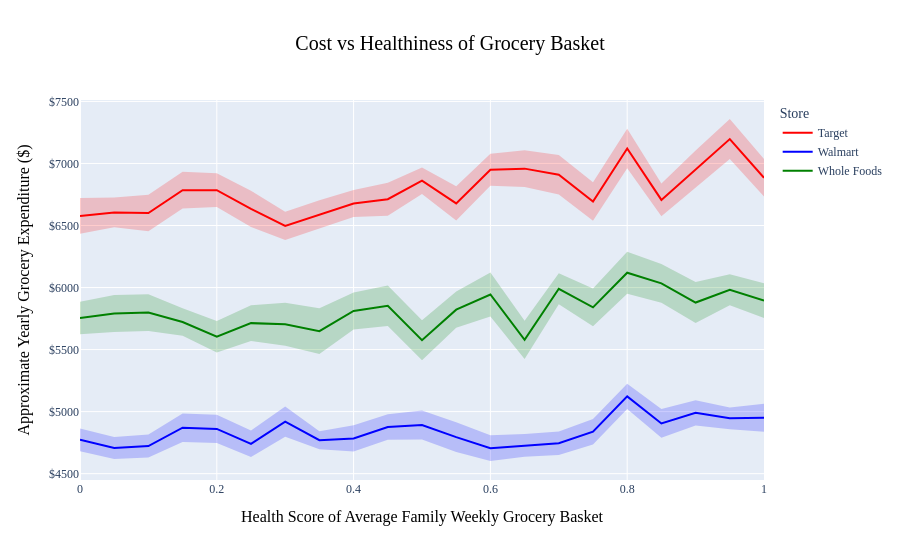

Write notebook code for a chart like this one.
### Code cell
import plotly.graph_objects as go
import numpy as np

fig = go.Figure()

def add_store_trace(data, store_name, color):
    x = np.array(data["health_score"])
    y = np.array(data["mean_cost"])
    se = np.array(data["se"])
    
    # Transparent SE area **added first**
    fig.add_trace(
        go.Scatter(
            x=np.concatenate([x, x[::-1]]),
            y=np.concatenate([y + se, (y - se)[::-1]]),
            fill="toself",
            fillcolor=f"rgba({color[0]},{color[1]},{color[2]},0.2)",  # 20% opacity
            line=dict(color="rgba(0,0,0,0)"),  # invisible border
            hoverinfo="skip",
            showlegend=False
        )
    )
    
    # Solid line **on top**
    fig.add_trace(
        go.Scatter(
            x=x,
            y=y,
            mode="lines",
            name=store_name,
            line=dict(color=f"rgb({color[0]},{color[1]},{color[2]})", width=2)
        )
    )

# RGB colors for clarity
add_store_trace(target, "Target", (255,0,0))     # Red
add_store_trace(walmart, "Walmart", (0,0,255))   # Blue
add_store_trace(wf, "Whole Foods", (0,128,0))   # Green

fig.update_layout(
    title=dict(
        text="Cost vs Healthiness of Grocery Basket",
        font=dict(family="Times New Roman", size=20, color="black"),
        x=0.5,
        xanchor="center"
    ),
    xaxis=dict(
        title=dict(
            text="Health Score of Average Family Weekly Grocery Basket",
            font=dict(family="Times New Roman Bold", size=16, color="black")
        ),
        tickfont=dict(family="Times New Roman")
    ),
    yaxis=dict(
        title=dict(
            text="Approximate Yearly Grocery Expenditure ($)",
            font=dict(family="Times New Roman Bold", size=16, color="black")
        ),
        tickprefix="$",
        tickfont=dict(family="Times New Roman")
    ),
    legend=dict(title="Store", font=dict(family="Times New Roman", size=12)),
    font=dict(family="Times New Roman")
)

fig.show()

### Figure 1 — Plotly figure (JSON) as saved in the notebook; plotly's stock layout.template omitted (floating-point values rounded to 4 significant figures)
{"data": [{"fill": "toself", "fillcolor": "rgba(255,0,0,0.2)", "hoverinfo": "skip", "line": {"color": "rgba(0,0,0,0)"}, "showlegend": false, "type": "scatter", "x": [0.0, 0.05, 0.1, 0.15, 0.2, 0.25, 0.3, 0.35, 0.4, 0.45, 0.5, 0.55, 0.6, 0.65, 0.7, 0.75, 0.8, 0.85, 0.9, 0.95, 1.0, 1.0, 0.95, 0.9, 0.85, 0.8, 0.75, 0.7, 0.65, 0.6, 0.55, 0.5, 0.45, 0.4, 0.35, 0.3, 0.25, 0.2, 0.15, 0.1, 0.05, 0.0], "y": [6721.0, 6726.0, 6748.0, 6933.0, 6921.0, 6780.0, 6611.0, 6703.0, 6787.0, 6844.0, 6968.0, 6816.0, 7078.0, 7107.0, 7067.0, 6849.0, 7280.0, 6839.0, 7104.0, 7358.0, 7036.0, 6733.0, 7035.0, 6803.0, 6574.0, 6961.0, 6538.0, 6750.0, 6810.0, 6821.0, 6540.0, 6754.0, 6579.0, 6568.0, 6477.0, 6384.0, 6489.0, 6648.0, 6637.0, 6454.0, 6485.0, 6434.0]}, {"line": {"color": "rgb(255,0,0)", "width": 2}, "mode": "lines", "name": "Target", "type": "scatter", "x": [0.0, 0.05, 0.1, 0.15, 0.2, 0.25, 0.3, 0.35, 0.4, 0.45, 0.5, 0.55, 0.6, 0.65, 0.7, 0.75, 0.8, 0.85, 0.9, 0.95, 1.0], "y": [6577.0, 6605.0, 6601.0, 6785.0, 6785.0, 6635.0, 6497.0, 6590.0, 6677.0, 6712.0, 6861.0, 6678.0, 6950.0, 6958.0, 6909.0, 6694.0, 7121.0, 6706.0, 6954.0, 7197.0, 6884.0]}, {"fill": "toself", "fillcolor": "rgba(0,0,255,0.2)", "hoverinfo": "skip", "line": {"color": "rgba(0,0,0,0)"}, "showlegend": false, "type": "scatter", "x": [0.0, 0.05, 0.1, 0.15, 0.2, 0.25, 0.3, 0.35, 0.4, 0.45, 0.5, 0.55, 0.6, 0.65, 0.7, 0.75, 0.8, 0.85, 0.9, 0.95, 1.0, 1.0, 0.95, 0.9, 0.85, 0.8, 0.75, 0.7, 0.65, 0.6, 0.55, 0.5, 0.45, 0.4, 0.35, 0.3, 0.25, 0.2, 0.15, 0.1, 0.05, 0.0], "y": [4864.0, 4795.0, 4815.0, 4985.0, 4975.0, 4847.0, 5041.0, 4843.0, 4889.0, 4979.0, 5009.0, 4914.0, 4809.0, 4819.0, 4840.0, 4941.0, 5225.0, 5021.0, 5092.0, 5033.0, 5063.0, 4838.0, 4859.0, 4889.0, 4789.0, 5021.0, 4735.0, 4651.0, 4636.0, 4602.0, 4675.0, 4775.0, 4773.0, 4678.0, 4697.0, 4798.0, 4634.0, 4747.0, 4755.0, 4630.0, 4617.0, 4682.0]}, {"line": {"color": "rgb(0,0,255)", "width": 2}, "mode": "lines", "name": "Walmart", "type": "scatter", "x": [0.0, 0.05, 0.1, 0.15, 0.2, 0.25, 0.3, 0.35, 0.4, 0.45, 0.5, 0.55, 0.6, 0.65, 0.7, 0.75, 0.8, 0.85, 0.9, 0.95, 1.0], "y": [4773.0, 4706.0, 4722.0, 4870.0, 4861.0, 4741.0, 4920.0, 4770.0, 4784.0, 4876.0, 4892.0, 4794.0, 4706.0, 4728.0, 4746.0, 4838.0, 5123.0, 4905.0, 4990.0, 4946.0, 4950.0]}, {"fill": "toself", "fillcolor": "rgba(0,128,0,0.2)", "hoverinfo": "skip", "line": {"color": "rgba(0,0,0,0)"}, "showlegend": false, "type": "scatter", "x": [0.0, 0.05, 0.1, 0.15, 0.2, 0.25, 0.3, 0.35, 0.4, 0.45, 0.5, 0.55, 0.6, 0.65, 0.7, 0.75, 0.8, 0.85, 0.9, 0.95, 1.0, 1.0, 0.95, 0.9, 0.85, 0.8, 0.75, 0.7, 0.65, 0.6, 0.55, 0.5, 0.45, 0.4, 0.35, 0.3, 0.25, 0.2, 0.15, 0.1, 0.05, 0.0], "y": [5885.0, 5940.0, 5947.0, 5834.0, 5731.0, 5857.0, 5878.0, 5832.0, 5960.0, 6017.0, 5736.0, 5968.0, 6121.0, 5732.0, 6116.0, 5993.0, 6288.0, 6191.0, 6044.0, 6108.0, 6034.0, 5755.0, 5856.0, 5714.0, 5877.0, 5950.0, 5688.0, 5865.0, 5425.0, 5766.0, 5675.0, 5415.0, 5690.0, 5662.0, 5465.0, 5531.0, 5569.0, 5476.0, 5611.0, 5650.0, 5641.0, 5624.0]}, {"line": {"color": "rgb(0,128,0)", "width": 2}, "mode": "lines", "name": "Whole Foods", "type": "scatter", "x": [0.0, 0.05, 0.1, 0.15, 0.2, 0.25, 0.3, 0.35, 0.4, 0.45, 0.5, 0.55, 0.6, 0.65, 0.7, 0.75, 0.8, 0.85, 0.9, 0.95, 1.0], "y": [5754.0, 5791.0, 5798.0, 5722.0, 5603.0, 5713.0, 5705.0, 5648.0, 5811.0, 5853.0, 5575.0, 5822.0, 5944.0, 5578.0, 5990.0, 5841.0, 6119.0, 6034.0, 5879.0, 5982.0, 5894.0]}], "layout": {"font": {"family": "Times New Roman"}, "legend": {"font": {"family": "Times New Roman", "size": 12}, "title": {"text": "Store"}}, "title": {"font": {"color": "black", "family": "Times New Roman", "size": 20}, "text": "Cost vs Healthiness of Grocery Basket", "x": 0.5, "xanchor": "center"}, "xaxis": {"tickfont": {"family": "Times New Roman"}, "title": {"font": {"color": "black", "family": "Times New Roman Bold", "size": 16}, "text": "Health Score of Average Family Weekly Grocery Basket"}}, "yaxis": {"tickfont": {"family": "Times New Roman"}, "tickprefix": "$", "title": {"font": {"color": "black", "family": "Times New Roman Bold", "size": 16}, "text": "Approximate Yearly Grocery Expenditure ($)"}}}}
